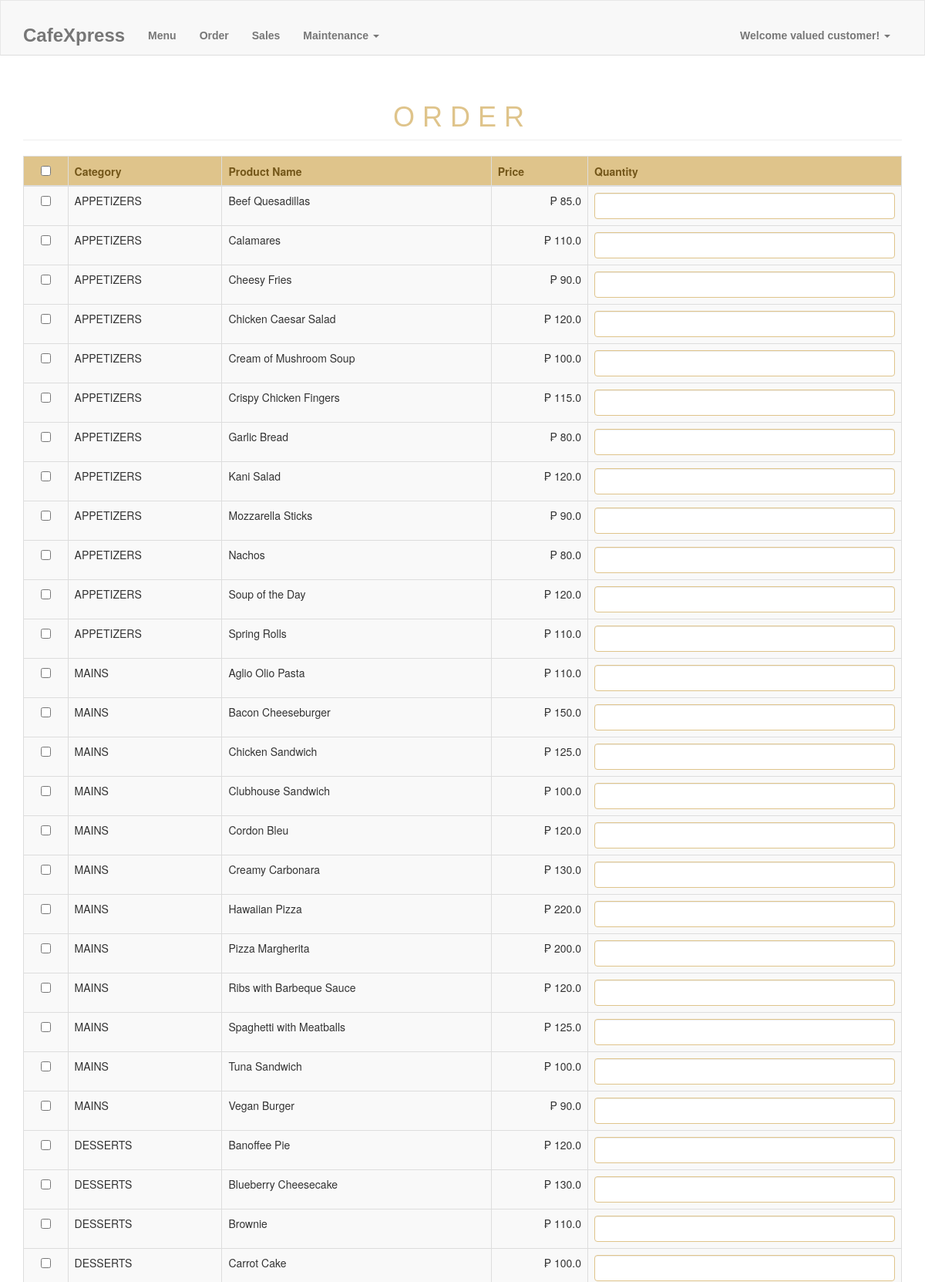
The app's page /order.php (upper part) with its own data.
### tables this page shows
CREATE TABLE `product` (
  `productid` int(11) NOT NULL,
  `categoryid` int(1) NOT NULL,
  `productname` varchar(30) NOT NULL,
  `price` double NOT NULL,
  `photo` varchar(150) NOT NULL
);

CREATE TABLE `category` (
  `categoryid` int(11) NOT NULL,
  `catname` varchar(30) NOT NULL
);

### order.php (the view, shortened to what this page needs)
<?php include('header.php'); ?>
<body>
<?php include('navbar.php'); ?>
<div class="container">
	<h1 class="page-header text-center">ORDER</h1>
	<form method="POST" action="purchase.php">
		<table class="table table-striped table-bordered">
			<thead>
				<th class="text-center"><input type="checkbox" id="checkAll"></th>
				<th>Category</th>
				<th>Product Name</th>
				<th>Price</th>
				<th>Quantity</th>
			</thead>
			<tbody>
				<?php
					$sql="select * from product left join category on category.categoryid=product.categoryid order by product.categoryid asc, productname asc";
					$query=$conn->query($sql);
					$iterate=0;
					while($row=$query->fetch_array()){
						?>
						<tr>
							<td class="text-center"><input type="checkbox" value="<?php echo $row['productid']; ?>||<?php echo $iterate; ?>" name="productid[]" style=""></td>
							<td><?php echo $row['catname']; ?></td>
							<td><?php echo $row['productname']; ?></td>
							<td class="text-right">&#x20B1; <?php echo number_format($row['price'], 1); ?></td>
							<td><input type="text" class="form-control" name="quantity_<?php echo $iterate; ?>"></td>
						</tr>
						<?php
						$iterate++;
					}
				?>
			</tbody>
		</table>
	</form>
</div>
</body>
</html>

### header.php (shortened to what this page needs)
<!DOCTYPE html>
<html>
<head>
	<link rel="stylesheet" href="https://maxcdn.bootstrapcdn.com/bootstrap/3.3.7/css/bootstrap.min.css">
</head>

### navbar.php (shortened to what this page needs)
<!DOCTYPE html>
<html>
<head>
  <link rel="stylesheet" href="styles.css">
</head>
<body>
  <nav class="navbar navbar-default">
    <div class="container">
      <div class="navbar-header">
        <a class="navbar-brand" href="index.php"><b>CafeXpress</b></a>
      </div>
      <div class="collapse navbar-collapse" id="bs-example-navbar-collapse-1">
        <ul class="nav navbar-nav">
          <li><a href="menu.php">Menu</a></li>
          <li><a href="order.php">Order</a></li>
          <li><a href="sales.php">Sales</a></li>
          <li class="dropdown">
            <a href="#" class="dropdown-toggle" data-toggle="dropdown" role="button" aria-haspopup="true" aria-expanded="false">Maintenance <span class="caret"></span></a>
          </li>
        </ul>
        <ul class="nav navbar-nav navbar-right">
          <li class="dropdown">
            <a href="#" class="dropdown-toggle" data-toggle="dropdown" role="button" aria-haspopup="true" aria-expanded="true">
                Welcome valued customer!
              <span class="caret"></span>
            </a>
          </li>
        </ul>
      </div>
    </div>
  </nav>
</body>
</html>

### styles.css (style rules this page uses)
.navbar { background-size: cover; border-bottom: 1px solid #ddd; margin-bottom: 0; border-radius: 0; }
.navbar-brand { color: black; font-weight: bold; font-size: 24px; font-family: 'Arial', sans-serif; }
.navbar-nav > li > a { color: beige; font-weight: bold; font-family: 'Arial', sans-serif; }

### order.php (style rules this page uses)
body { margin: 0; padding: 0; background-image: url('https://images.unsplash.com/photo-1554118811-1e0d58224f24?ixlib=rb-4.0.3&ixid=M3wxMjA3fDB8MHxzZWFyY2h8M3x8Y2FmZXxlbnwwfHwwfHx8MA%3D%3D&w=1000&q=80'); }
.container { margin-top: 20px; }
.page-header { font-family: 'Optima', sans-serif; color: #DFC48B; letter-spacing: 10px; font-size: 36px; }
.table { background-color: #FFFFFF; }
.table th { background-color: #DFC48B; color: #735619; }
.table td { background-color: #F9F9F9; }
.form-control { border-color: #DFC48B; }

### records on screen
product: categoryid.catname "APPETIZERS", productname "Beef Quesadillas", price "85.0"
product: categoryid.catname "APPETIZERS", productname "Calamares", price "110.0"
product: categoryid.catname "APPETIZERS", productname "Cheesy Fries", price "90.0"
product: categoryid.catname "APPETIZERS", productname "Chicken Caesar Salad", price "120.0"
product: categoryid.catname "APPETIZERS", productname "Cream of Mushroom Soup", price "100.0"
product: categoryid.catname "APPETIZERS", productname "Crispy Chicken Fingers", price "115.0"
product: categoryid.catname "APPETIZERS", productname "Garlic Bread", price "80.0"
product: categoryid.catname "APPETIZERS", productname "Kani Salad", price "120.0"
product: categoryid.catname "APPETIZERS", productname "Mozzarella Sticks", price "90.0"
product: categoryid.catname "APPETIZERS", productname "Nachos", price "80.0"
product: categoryid.catname "APPETIZERS", productname "Soup of the Day", price "120.0"
product: categoryid.catname "APPETIZERS", productname "Spring Rolls", price "110.0"
product: categoryid.catname "MAINS", productname "Aglio Olio Pasta", price "110.0"
product: categoryid.catname "MAINS", productname "Bacon Cheeseburger", price "150.0"
product: categoryid.catname "MAINS", productname "Chicken Sandwich", price "125.0"
product: categoryid.catname "MAINS", productname "Clubhouse Sandwich", price "100.0"
product: categoryid.catname "MAINS", productname "Cordon Bleu", price "120.0"
product: categoryid.catname "MAINS", productname "Creamy Carbonara", price "130.0"
product: categoryid.catname "MAINS", productname "Hawaiian Pizza", price "220.0"
product: categoryid.catname "MAINS", productname "Pizza Margherita", price "200.0"
product: categoryid.catname "MAINS", productname "Ribs with Barbeque Sauce", price "120.0"
product: categoryid.catname "MAINS", productname "Spaghetti with Meatballs", price "125.0"
product: categoryid.catname "MAINS", productname "Tuna Sandwich", price "100.0"
product: categoryid.catname "MAINS", productname "Vegan Burger", price "90.0"
product: categoryid.catname "DESSERTS", productname "Banoffee Pie", price "120.0"
product: categoryid.catname "DESSERTS", productname "Blueberry Cheesecake", price "130.0"
product: categoryid.catname "DESSERTS", productname "Brownie", price "110.0"
product: categoryid.catname "DESSERTS", productname "Carrot Cake", price "100.0"
